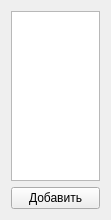
<?xml version="1.0" encoding="UTF-8"?>
<ui version="4.0">
 <class>Form</class>
 <widget class="QWidget" name="Form">
  <property name="geometry">
   <rect>
    <x>0</x>
    <y>0</y>
    <width>111</width>
    <height>220</height>
   </rect>
  </property>
  <property name="windowTitle">
   <string>Form</string>
  </property>
  <layout class="QVBoxLayout" name="verticalLayout">
   <item>
    <widget class="QListView" name="listView_2">
     <property name="contextMenuPolicy">
      <enum>Qt::CustomContextMenu</enum>
     </property>
    </widget>
   </item>
   <item>
    <widget class="QPushButton" name="pushButton">
     <property name="text">
      <string>Добавить</string>
     </property>
    </widget>
   </item>
  </layout>
 </widget>
 <resources/>
 <connections/>
</ui>
